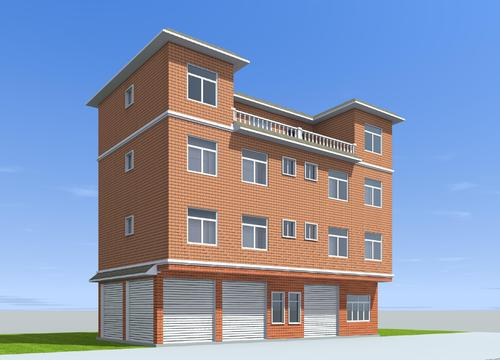
#> input picture data/house1.jpg, 500 x 360 px
$ jupyter execute '霍夫变换.ipynb'   (shell and % lines are left out)
#> lines starting #> are read from the running program, lines starting #| are printed output that depends on the picture
[cell 1]
import numpy as np
import pandas as pd
import cv2
import matplotlib.pyplot as plt
import seaborn as sns

sns.set_style("white")

[cell 2]
img = cv2.imread("../data/house1.jpg")
#> img is the input picture: shape (360, 500, 3); mean B, G, R 178.8, 151.5, 139
img = cv2.cvtColor(img,cv2.COLOR_RGB2GRAY)
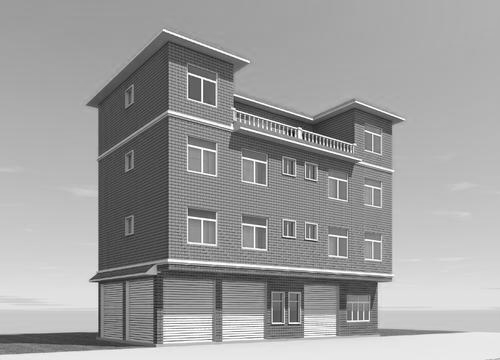
#> img: shape (360, 500); min 4, max 255, mean 158.2
src_img = img.copy()
plt.imshow(img,cmap="gray")

[cell 3]
img = src_img.copy()
img = cv2.Canny(img,200,200)
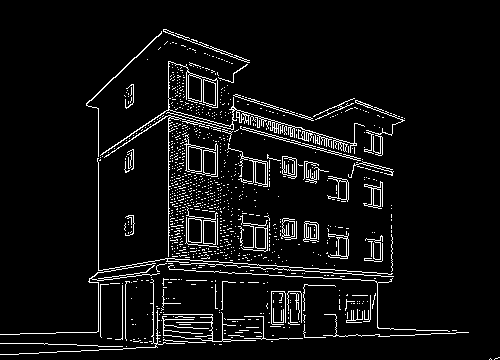
#> img: shape (360, 500); 6% white in thin lines or dots
plt.imshow(img)

[cell 4]
"""极坐标初始化"""
n_angle = 180
w,h = img.shape
#> w = 360; h = 500
n_p = int(np.sqrt(w**2 + h**2))
#> n_p = 616
polar_coordinates_matrix = np.zeros(shape = (n_p + 1,n_angle + 1))

for row,row_data in enumerate(img):
    for col,col_data in enumerate(row_data):
        if col_data == 0:
            continue
        else:
            for theta in range(0,n_angle + 1):
                p = int(row * np.cos(theta) + col * np.sin(theta))
                polar_coordinates_matrix[p][theta] += 1
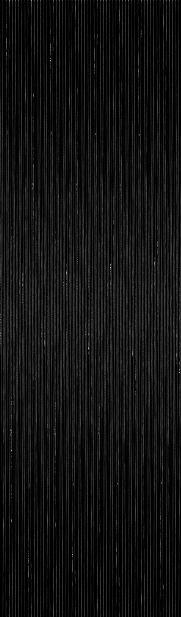
#> polar_coordinates_matrix: shape (617, 181) float64; min 0, max 196, mean 17.6

[cell 5]
polar_coordinates_matrix[polar_coordinates_matrix > 100]
#> Out = 48 values, max 196 at index 17, min 101 at index 7, mean 123.2

[cell 6]
p = 267
theta = 110
new_img = np.zeros(img.shape)
polar_coordinates_matrix[p][theta]
#> Out = 196

[cell 7]
row1 = 10
col1 = int(p - (row1 * np.cos(theta)) / np.sin(theta))

row2 = 50
col2 = int(p - (row2 * np.cos(theta)) / np.sin(theta))
# col2 = 30


# plt.imshow(new_img,(row1,col1),(row2,col2),orgin="lower")
# new_img = cv2.line(new_img,(row1,col1),(row2,col2),(125, 255, 255))
plt.imshow(img,origin="upper")
plt.plot((row1,col1),(row2,col2))
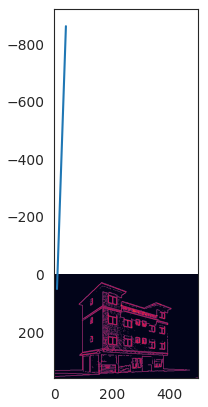
#> figure drawn by matplotlib, 1 panel

$ run again, with data/house.jpg copied over data/house1.jpg
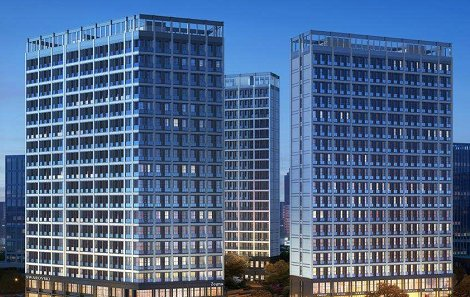
#> input picture data/house.jpg, 470 x 297 px
#> img is the input picture: shape (297, 470, 3); mean B, G, R 138.5, 103.8, 80.3
#> `img = cv2.Canny(img,200,200)`:
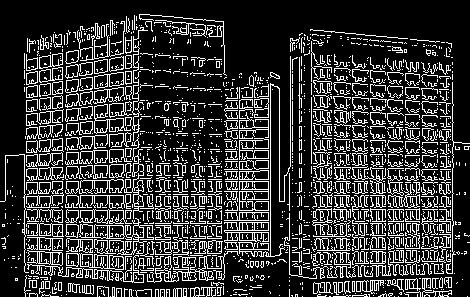
#> img: shape (297, 470); 20.9% white in thin lines or dots
#> `polar_coordinates_matrix[polar_coordinates_matrix > 100]`: Out = 11073 values, max 293 at index 7586, min 101 at index 82, mean 120.5
#> `polar_coordinates_matrix[p][theta]`: Out = 82
#> `[cell 7] row1 = 10 col1 = int(p - (row1 * np.cos(theta)) / np.sin(thet..`:
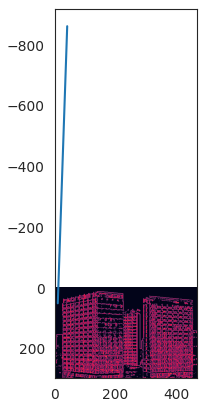
#> figure drawn by matplotlib, 1 panel
